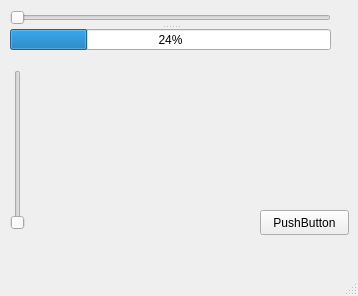
<?xml version="1.0" encoding="UTF-8"?>
<ui version="4.0">
 <class>MainWindow</class>
 <widget class="QMainWindow" name="MainWindow">
  <property name="geometry">
   <rect>
    <x>0</x>
    <y>0</y>
    <width>358</width>
    <height>296</height>
   </rect>
  </property>
  <property name="windowTitle">
   <string>MainWindow</string>
  </property>
  <widget class="QWidget" name="centralwidget">
   <widget class="QPushButton" name="pushButton">
    <property name="geometry">
     <rect>
      <x>260</x>
      <y>210</y>
      <width>89</width>
      <height>25</height>
     </rect>
    </property>
    <property name="text">
     <string>PushButton</string>
    </property>
   </widget>
   <widget class="QSlider" name="verticalSlider">
    <property name="geometry">
     <rect>
      <x>10</x>
      <y>70</y>
      <width>16</width>
      <height>160</height>
     </rect>
    </property>
    <property name="orientation">
     <enum>Qt::Vertical</enum>
    </property>
   </widget>
   <widget class="QSplitter" name="splitter">
    <property name="geometry">
     <rect>
      <x>10</x>
      <y>10</y>
      <width>321</width>
      <height>40</height>
     </rect>
    </property>
    <property name="orientation">
     <enum>Qt::Vertical</enum>
    </property>
    <widget class="QSlider" name="horizontalSlider">
     <property name="orientation">
      <enum>Qt::Horizontal</enum>
     </property>
    </widget>
    <widget class="QProgressBar" name="progressBar">
     <property name="value">
      <number>24</number>
     </property>
    </widget>
   </widget>
  </widget>
  <widget class="QMenuBar" name="menubar">
   <property name="geometry">
    <rect>
     <x>0</x>
     <y>0</y>
     <width>358</width>
     <height>28</height>
    </rect>
   </property>
  </widget>
  <widget class="QStatusBar" name="statusbar"/>
  <action name="actionOpen">
   <property name="text">
    <string>Open</string>
   </property>
  </action>
  <action name="actionClose">
   <property name="text">
    <string>Close</string>
   </property>
  </action>
 </widget>
 <resources/>
 <connections>
  <connection>
   <sender>horizontalSlider</sender>
   <signal>valueChanged(int)</signal>
   <receiver>progressBar</receiver>
   <slot>setValue(int)</slot>
   <hints>
    <hint type="sourcelabel">
     <x>54</x>
     <y>48</y>
    </hint>
    <hint type="destinationlabel">
     <x>57</x>
     <y>66</y>
    </hint>
   </hints>
  </connection>
  <connection>
   <sender>pushButton</sender>
   <signal>clicked()</signal>
   <receiver>MainWindow</receiver>
   <slot>close()</slot>
   <hints>
    <hint type="sourcelabel">
     <x>314</x>
     <y>255</y>
    </hint>
    <hint type="destinationlabel">
     <x>319</x>
     <y>268</y>
    </hint>
   </hints>
  </connection>
 </connections>
</ui>
